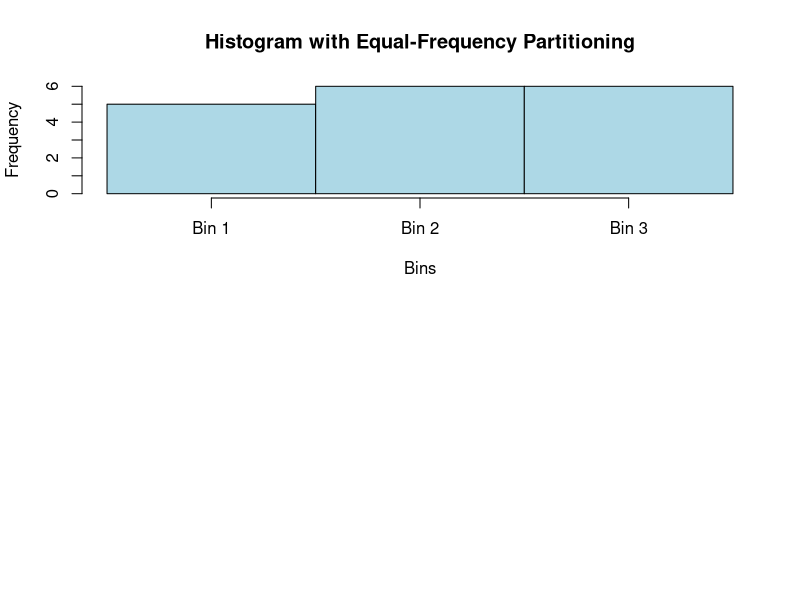

Recreate this plot in R. (Note: this script raises an error after producing the figure.)
marks <- c(55, 60, 71, 63, 55, 65, 50, 55, 58, 59, 61, 63, 65, 67, 71, 72, 75)
num_bins <- 3

# (a) Equal-Frequency (Equi-Depth) Partitioning
sorted_marks <- sort(marks)
bin_size <- length(marks) / num_bins
equal_freq_bins <- split(sorted_marks, ceiling(seq_along(sorted_marks) / bin_size))

# Create histogram for equal-frequency partitioning
hist_equal_freq <- unlist(lapply(seq_along(equal_freq_bins), function(i) rep(i, length(equal_freq_bins[[i]]))))

par(mfrow = c(2, 1))  # Set up plotting area for two histograms
hist(hist_equal_freq, breaks = seq(0.5, num_bins + 0.5, by = 1), 
     main = "Histogram with Equal-Frequency Partitioning",
     xlab = "Bins", ylab = "Frequency", col = "lightblue", xaxt = 'n')
axis(1, at = 1:num_bins, labels = paste("Bin", 1:num_bins))

# (b) Equal-Width Partitioning
min_mark <- min(marks)
max_mark <- max(marks)
bin_width <- (max_mark - min_mark) / num_bins
equal_width_bins <- cut(marks, breaks = seq(min_mark, max_mark, by = bin_width), include.lowest = TRUE)

# Create histogram for equal-width partitioning
hist(equal_width_bins, breaks = num_bins, 
     main = "Histogram with Equal-Width Partitioning",
     xlab = "Bins", ylab = "Frequency", col = "lightgreen", xaxt = 'n')
axis(1, at = 1:num_bins, labels = paste("Bin", 1:num_bins))

# Reset plotting area
par(mfrow=c(1,01))
